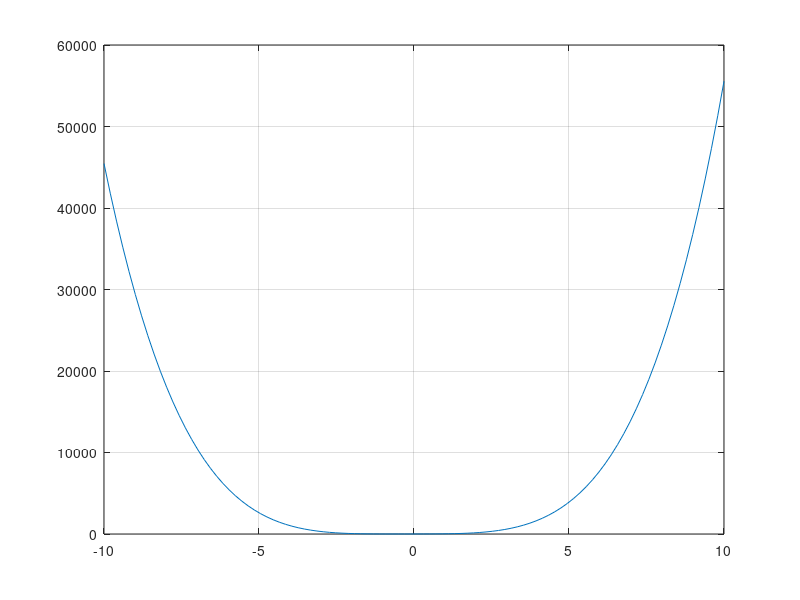

Here is the MATLAB script that generated this plot:
%SOLVING EQUATIONS WITH GRAPHS

%Matlab graphs

a= input ( ' Input the constant a : ' ) ; 
b= input ( ' Input the constant b : ' ) ; 
c= input ( ' Input the constant c : ') ;
d= input ( ' Input the constant d : ') ;
e= input ( ' Input the constant e : ') ;

%Define the function for y
y=@(x)a*x.^4+b*x.^3+c*x.^2+d*x+e

%Create the vector x
x=linspace(-10,10,100);

%Calcualte the vector YY
yy=y(x);

%Plot the x and yy
plot(x,yy);
grid on
